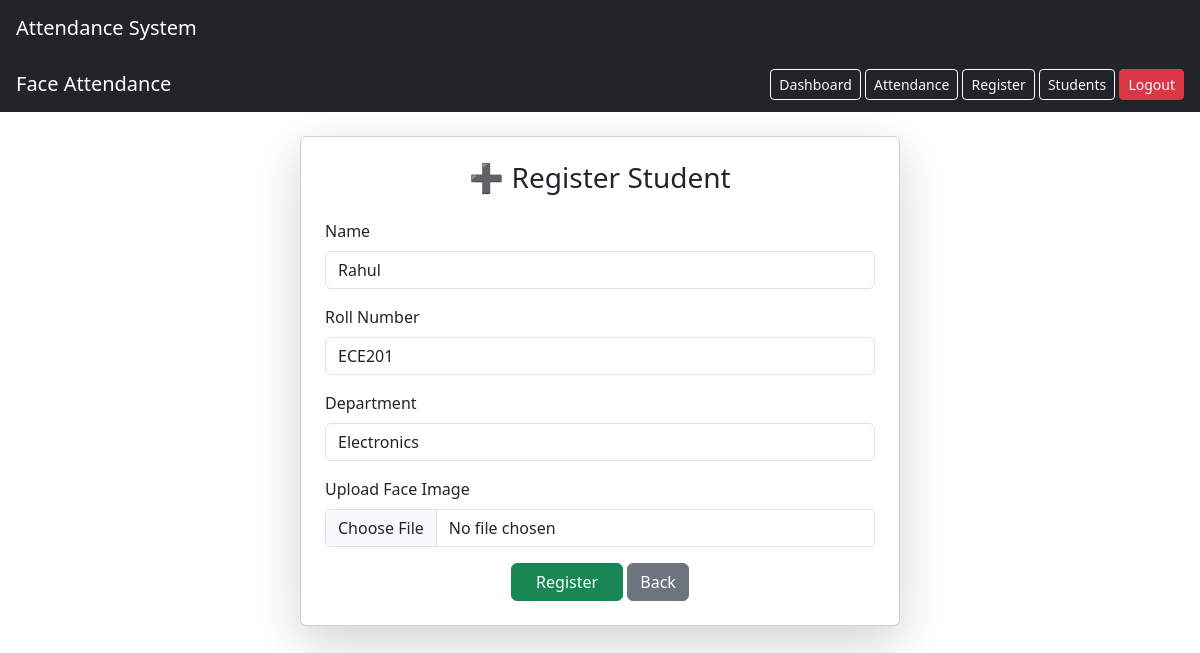
Screenshot of /update/8/ (signed in) with the database file from the repository.
### attendance/models.py (models this page shows, shortened)
class Student(models.Model):
    name = models.CharField(max_length=100)
    roll_number = models.CharField(max_length=20, unique=True)
    department = models.CharField(max_length=100)
    image = models.ImageField(upload_to='faces/')

### attendance/views.py (the view)
# urls.py: path('update/<int:id>/', views.update_student, name='update_student'),
@login_required
def update_student(request, id):
    student = Student.objects.get(id=id)
    form = StudentForm(request.POST or None, request.FILES or None, instance=student)
    if form.is_valid():
        form.save()
        return redirect('students')
    return render(request, 'register.html', {'form': form})

### attendance/forms.py
class StudentForm(forms.ModelForm):
    class Meta:
        model = Student
        fields = ['name', 'roll_number', 'department', 'image']
        widgets = {
            'name': forms.TextInput(attrs={'class': 'form-control'}),
            'roll_number': forms.TextInput(attrs={'class': 'form-control'}),
            'department': forms.TextInput(attrs={'class': 'form-control'}),
            'image': forms.FileInput(attrs={'class': 'form-control'}),
        }

### templates/register.html (shortened to what this page needs)
{% extends 'base.html' %}
{% block content %}
<div class="container mt-4">
    <div class="card p-4 shadow-lg" style="max-width: 600px; margin:auto;">
        <h3 class="text-center mb-4">➕ Register Student</h3>
        <form method="post" enctype="multipart/form-data">
            <div class="mb-3">
                <label class="form-label">Name</label>
                {{ form.name }}
            </div>
            <div class="mb-3">
                <label class="form-label">Roll Number</label>
                {{ form.roll_number }}
            </div>
            <div class="mb-3">
                <label class="form-label">Department</label>
                {{ form.department }}
            </div>
            <div class="mb-3">
                <label class="form-label">Upload Face Image</label>
                {{ form.image }}
            </div>
            <div class="text-center">
                <button class="btn btn-success px-4">Register</button>
                <a href="/dashboard/" class="btn btn-secondary">Back</a>
            </div>
        </form>
    </div>
</div>
{% endblock %}

### static/css/style.css (style rules this page uses)
body { background: #f5f5f5; }
.card { border-radius: 15px; box-shadow: 0 2px 10px rgba(0,0,0,0.1); }

### rows the page displays
Student: name "Rahul", roll_number "ECE201", department "Electronics"
